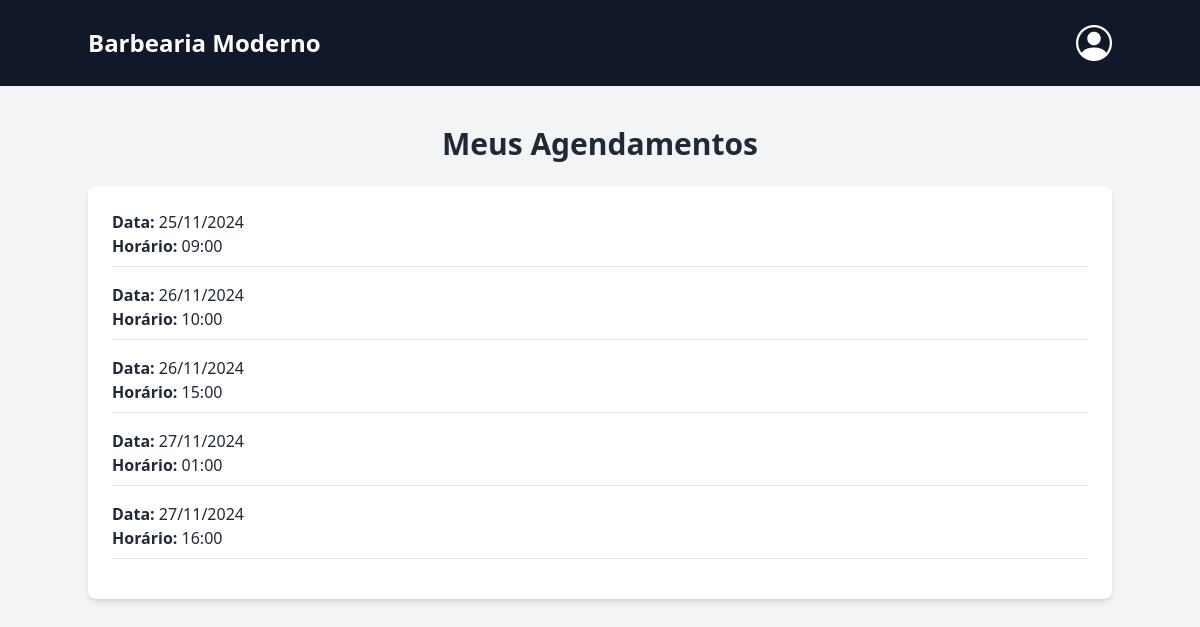
The page /meus_agendamentos (signed in) on the database its author committed.
### app.py (models this page shows)
class Appointment(db.Model):
    id = db.Column(db.Integer, primary_key=True)
    user_id = db.Column(db.Integer, db.ForeignKey('user.id'), nullable=False)
    date = db.Column(db.Date, nullable=False)
    time = db.Column(db.Time, nullable=False)
    user = db.relationship('User', backref='appointments')
    service_type = db.Column(db.String(100), nullable=False)  # Tipo de serviço
    price = db.Column(db.Float, nullable=False)  # Preço do serviço
    __table_args__ = (
        db.UniqueConstraint('date', 'time', name='unique_appointment'),
    )

### app.py (the view)
@app.route("/meus_agendamentos")
@login_required
def meus_agendamentos():
    user_id = session['user_id']
    appointments = Appointment.query.filter_by(user_id=user_id).order_by(Appointment.date, Appointment.time).all()
    return render_template("meus_agendamentos.html", appointments=appointments)

### app.py (called while the page is built)
def login_required(f):
    @wraps(f)
    def decorated_function(*args, **kwargs):
        if 'user_id' not in session:
            flash("Por favor, faça login para acessar a agenda.")
            return redirect(url_for('login'))
        return f(*args, **kwargs)
    return decorated_function

### templates/meus_agendamentos.html (shortened to what this page needs)
<!DOCTYPE html>
<html lang="en">
<head>
    <link rel="stylesheet" href="https://cdn.jsdelivr.net/npm/bootstrap-icons@1.11.3/font/bootstrap-icons.min.css">
    <script src="https://cdn.tailwindcss.com"></script>
</head>
<body class="bg-gray-100 text-gray-800">
<nav class="bg-gray-900 text-white">
    <div class="container mx-auto flex justify-between items-center py-4">
        <a href="/" class="text-2xl font-bold">Barbearia Moderno</a>
        <div>
            {% if session['user_id'] %}
                <div class="relative inline-block">
                    <button onclick="toggleDropdown()" class="focus:outline-none">
                        <button onclick="toggleDropdown()" class="focus:outline-none">
                            <i class="bi bi-person-circle hover:text-blue-200" style="font-size: 36px;"></i>
                        </button>
                    </button>
                </div>
            {% else %}
                <a href="/login" class="mr-4 py-2 px-4 bg-blue-600 rounded hover:bg-blue-700">Login</a>
                <a href="/register" class="py-2 px-4 bg-green-600 rounded hover:bg-green-700">Registrar</a>
            {% endif %}
        </div>
    </div>
</nav>
    <div class="container mx-auto mt-10">
        <h2 class="text-3xl font-bold text-center">Meus Agendamentos</h2>
        <ul class="mt-6 bg-white p-6 rounded-lg shadow-md">
            {% for appointment in appointments %}
                <li class="mb-4 border-b pb-2">
                    <p><strong>Data:</strong> {{ appointment.date.strftime('%d/%m/%Y') }}</p>
                    <p><strong>Horário:</strong> {{ appointment.time.strftime('%H:%M') }}</p>
                </li>
            {% else %}
                <p>Você ainda não fez nenhum agendamento.</p>
            {% endfor %}
        </ul>
    </div>
</body>
</html>

### rows shown on the page
Appointment: date "25/11/2024", time "09:00"
Appointment: date "26/11/2024", time "10:00"
Appointment: date "26/11/2024", time "15:00"
Appointment: date "27/11/2024", time "01:00"
Appointment: date "27/11/2024", time "16:00"
